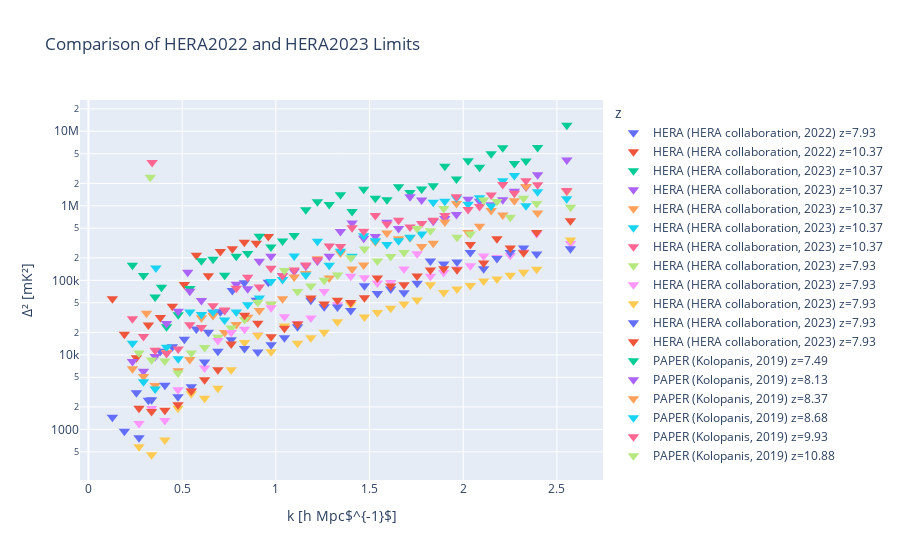

The notebook cell saved with this chart:
### Code cell
import numpy as np
import importlib
import eor_limits
import plot_eor_limits
importlib.reload(eor_limits)
importlib.reload(plot_eor_limits)

# Load datasets
ds1 = eor_limits.get_dataset('HERA2022')
ds2 = eor_limits.get_dataset('HERA2023')
ds3 = eor_limits.get_dataset('Kolopanis2019')

# Define plot kwargs for each dataset
plot_kwargs_list = None
# Plot both datasets on the same axes
fig = plot_eor_limits.plot(
    [ds1, ds2, ds3],
    plot_type='scatter',
    x_axis='k',
    x_axis_errors=False,
    z_range=None,
    k_range=None,
    plot_kwargs_list=plot_kwargs_list
)

fig.update_layout(title="Comparison of HERA2022 and HERA2023 Limits")
fig.show()
